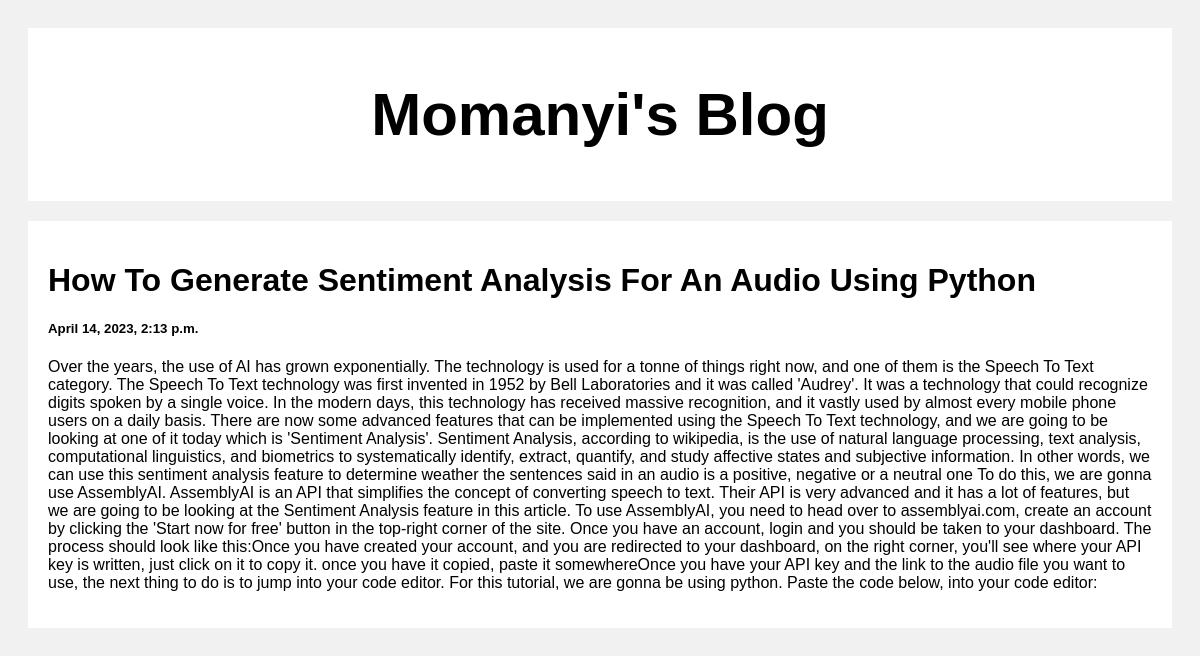
Screenshot of /post/2 with the database file from the repository.
### posts/models.py (models this page shows)
class Post(models.Model):
    title = models.CharField(max_length=100)
    body = models.CharField(max_length=1000000)
    created_at = models.DateTimeField(default=datetime.now, blank=True)

### posts/views.py (the view)
def post(request, pk):
    posts = Post.objects.get(id=pk)
    return render(request, 'posts.html', {'posts': posts})

### templates/posts.html (shortened to what this page needs)
<!DOCTYPE html>
<html>
<head>
</head>
<body>
<div class="header">
  <h2>Momanyi's Blog</h2>
</div>
<div class="row">
  <div class="leftcolumn">
    <div class="card">
        <h1>{{posts.title}}</h1>
        <h5>{{posts.created_at}}</h5>
        <p>{{posts.body}}</p>
    </div>
  </div>
</div>
</body>
</html>

### templates/posts.html (style rules this page uses)
* { box-sizing: border-box; }
body { font-family: Arial; padding: 20px; background: #f1f1f1; }
.header { padding: 2px; font-size: 40px; text-align: center; background: white; }
.leftcolumn { float: left; width: 100%; }
.card { background-color: white; padding: 20px; margin-top: 20px; }
.row:after { content: ""; display: table; clear: both; }

### rows the page displays
Post: title "How To Generate Sentiment Analysis For An Audio Using Python", created_at "April 14, 2023, 2:13 p.m.", body "Over the years, the use of AI has grown exponentially. The technology is used for a tonne of things right now, and one of them is the Speech To Text category. The Speech To Text technology was first invented in 1952 by Bell Laboratories and it was called 'Audrey'. It was a technology that could recognize digits spoken by a single voice. In the modern days, this technology has received massive recognition, and it vastly used by almost every mobile phone users on a daily basis. There are now some advanced features that can be implemented using the Speech To Text technology, and we are going to be looking at one of it today which is 'Sentiment Analysis'. Sentiment Analysis, according to…"
